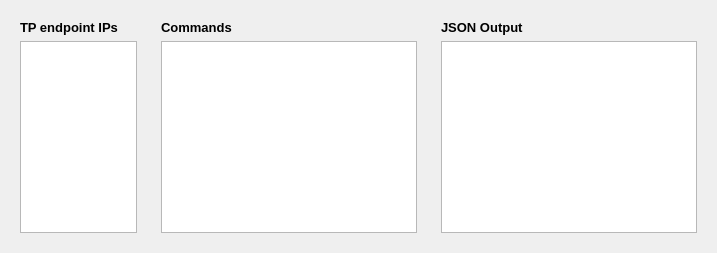
           <widget class="QWidget" name="widget_41" native="true">
            <property name="sizePolicy">
             <sizepolicy hsizetype="Expanding" vsizetype="Preferred">
              <horstretch>0</horstretch>
              <verstretch>0</verstretch>
             </sizepolicy>
            </property>
            <layout class="QHBoxLayout" name="horizontalLayout_28">
             <item>
              <widget class="QWidget" name="widget_43" native="true">
               <property name="maximumSize">
                <size>
                 <width>135</width>
                 <height>16777215</height>
                </size>
               </property>
               <layout class="QVBoxLayout" name="verticalLayout_34">
                <item>
                 <widget class="QLabel" name="label">
                  <property name="font">
                   <font>
                    <family>Segoe UI</family>
                    <pointsize>10</pointsize>
                    <weight>75</weight>
                    <bold>true</bold>
                   </font>
                  </property>
                  <property name="text">
                   <string>TP endpoint IPs</string>
                  </property>
                 </widget>
                </item>
                <item>
                 <widget class="QPlainTextEdit" name="plainTextEdit_tp_ip_list">
                  <property name="sizePolicy">
                   <sizepolicy hsizetype="Fixed" vsizetype="Expanding">
                    <horstretch>0</horstretch>
                    <verstretch>0</verstretch>
                   </sizepolicy>
                  </property>
                  <property name="palette">
                   <palette>
                    <active>
                     <colorrole role="Text">
                      <brush brushstyle="SolidPattern">
                       <color alpha="255">
                        <red>0</red>
                        <green>0</green>
                        <blue>0</blue>
                       </color>
                      </brush>
                     </colorrole>
                     <colorrole role="Base">
                      <brush brushstyle="SolidPattern">
                       <color alpha="255">
                        <red>255</red>
                        <green>255</green>
                        <blue>255</blue>
                       </color>
                      </brush>
                     </colorrole>
                    </active>
                    <inactive>
                     <colorrole role="Text">
                      <brush brushstyle="SolidPattern">
                       <color alpha="255">
                        <red>0</red>
                        <green>0</green>
                        <blue>0</blue>
                       </color>
                      </brush>
                     </colorrole>
                     <colorrole role="Base">
                      <brush brushstyle="SolidPattern">
                       <color alpha="255">
                        <red>255</red>
                        <green>255</green>
                        <blue>255</blue>
                       </color>
                      </brush>
                     </colorrole>
                    </inactive>
                    <disabled>
                     <colorrole role="Text">
                      <brush brushstyle="SolidPattern">
                       <color alpha="255">
                        <red>120</red>
                        <green>120</green>
                        <blue>120</blue>
                       </color>
                      </brush>
                     </colorrole>
                     <colorrole role="Base">
                      <brush brushstyle="SolidPattern">
                       <color alpha="255">
                        <red>240</red>
                        <green>240</green>
                        <blue>240</blue>
                       </color>
                      </brush>
                     </colorrole>
                    </disabled>
                   </palette>
                  </property>
                  <property name="font">
                   <font>
                    <family>Segoe UI</family>
                    <pointsize>10</pointsize>
                   </font>
                  </property>
                  <property name="plainText">
                   <string/>
                  </property>
                 </widget>
                </item>
               </layout>
              </widget>
             </item>
             <item>
              <widget class="QWidget" name="widget_44" native="true">
               <property name="maximumSize">
                <size>
                 <width>16777215</width>
                 <height>16777215</height>
                </size>
               </property>
               <layout class="QVBoxLayout" name="verticalLayout_11">
                <item>
                 <widget class="QLabel" name="label_2">
                  <property name="font">
                   <font>
                    <family>Segoe UI</family>
                    <pointsize>10</pointsize>
                    <weight>75</weight>
                    <bold>true</bold>
                   </font>
                  </property>
                  <property name="text">
                   <string>Commands</string>
                  </property>
                 </widget>
                </item>
                <item>
                 <widget class="QPlainTextEdit" name="plainTextEdit_tp_commands">
                  <property name="sizePolicy">
                   <sizepolicy hsizetype="Expanding" vsizetype="Expanding">
                    <horstretch>0</horstretch>
                    <verstretch>0</verstretch>
                   </sizepolicy>
                  </property>
                  <property name="palette">
                   <palette>
                    <active>
                     <colorrole role="Text">
                      <brush brushstyle="SolidPattern">
                       <color alpha="255">
                        <red>0</red>
                        <green>0</green>
                        <blue>0</blue>
                       </color>
                      </brush>
                     </colorrole>
                     <colorrole role="Base">
                      <brush brushstyle="SolidPattern">
                       <color alpha="255">
                        <red>255</red>
                        <green>255</green>
                        <blue>255</blue>
                       </color>
                      </brush>
                     </colorrole>
                    </active>
                    <inactive>
                     <colorrole role="Text">
                      <brush brushstyle="SolidPattern">
                       <color alpha="255">
                        <red>0</red>
                        <green>0</green>
                        <blue>0</blue>
                       </color>
                      </brush>
                     </colorrole>
                     <colorrole role="Base">
                      <brush brushstyle="SolidPattern">
                       <color alpha="255">
                        <red>255</red>
                        <green>255</green>
                        <blue>255</blue>
                       </color>
                      </brush>
                     </colorrole>
                    </inactive>
                    <disabled>
                     <colorrole role="Text">
                      <brush brushstyle="SolidPattern">
                       <color alpha="255">
                        <red>120</red>
                        <green>120</green>
                        <blue>120</blue>
                       </color>
                      </brush>
                     </colorrole>
                     <colorrole role="Base">
                      <brush brushstyle="SolidPattern">
                       <color alpha="255">
                        <red>240</red>
                        <green>240</green>
                        <blue>240</blue>
                       </color>
                      </brush>
                     </colorrole>
                    </disabled>
                   </palette>
                  </property>
                  <property name="font">
                   <font>
                    <pointsize>10</pointsize>
                   </font>
                  </property>
                  <property name="sizeAdjustPolicy">
                   <enum>QAbstractScrollArea::AdjustIgnored</enum>
                  </property>
                  <property name="plainText">
                   <string/>
                  </property>
                 </widget>
                </item>
               </layout>
              </widget>
             </item>
             <item>
              <widget class="QWidget" name="widget_12" native="true">
               <layout class="QVBoxLayout" name="verticalLayout_16">
                <item>
                 <widget class="QLabel" name="label_4">
                  <property name="font">
                   <font>
                    <family>Segoe UI</family>
                    <pointsize>10</pointsize>
                    <weight>75</weight>
                    <bold>true</bold>
                   </font>
                  </property>
                  <property name="text">
                   <string>JSON Output</string>
                  </property>
                 </widget>
                </item>
                <item>
                 <widget class="QTextEdit" name="textEdit_TP_output">
                  <property name="sizePolicy">
                   <sizepolicy hsizetype="Expanding" vsizetype="Expanding">
                    <horstretch>0</horstretch>
                    <verstretch>0</verstretch>
                   </sizepolicy>
                  </property>
                  <property name="palette">
                   <palette>
                    <active>
                     <colorrole role="Text">
                      <brush brushstyle="SolidPattern">
                       <color alpha="255">
                        <red>0</red>
                        <green>0</green>
                        <blue>0</blue>
                       </color>
                      </brush>
                     </colorrole>
                     <colorrole role="Base">
                      <brush brushstyle="SolidPattern">
                       <color alpha="255">
                        <red>255</red>
                        <green>255</green>
                        <blue>255</blue>
                       </color>
                      </brush>
                     </colorrole>
                    </active>
                    <inactive>
                     <colorrole role="Text">
                      <brush brushstyle="SolidPattern">
                       <color alpha="255">
                        <red>0</red>
                        <green>0</green>
                        <blue>0</blue>
                       </color>
                      </brush>
                     </colorrole>
                     <colorrole role="Base">
                      <brush brushstyle="SolidPattern">
                       <color alpha="255">
                        <red>255</red>
                        <green>255</green>
                        <blue>255</blue>
                       </color>
                      </brush>
                     </colorrole>
                    </inactive>
                    <disabled>
                     <colorrole role="Text">
                      <brush brushstyle="SolidPattern">
                       <color alpha="255">
                        <red>120</red>
                        <green>120</green>
                        <blue>120</blue>
                       </color>
                      </brush>
                     </colorrole>
                     <colorrole role="Base">
                      <brush brushstyle="SolidPattern">
                       <color alpha="255">
                        <red>240</red>
                        <green>240</green>
                        <blue>240</blue>
                       </color>
                      </brush>
                     </colorrole>
                    </disabled>
                   </palette>
                  </property>
                  <property name="font">
                   <font>
                    <pointsize>10</pointsize>
                   </font>
                  </property>
                  <property name="readOnly">
                   <bool>true</bool>
                  </property>
                  <property name="html">
                   <string>&lt;!DOCTYPE HTML PUBLIC &quot;-//W3C//DTD HTML 4.0//EN&quot; &quot;http://www.w3.org/TR/REC-html40/strict.dtd&quot;&gt;
&lt;html&gt;&lt;head&gt;&lt;meta name=&quot;qrichtext&quot; content=&quot;1&quot; /&gt;&lt;style type=&quot;text/css&quot;&gt;
p, li { white-space: pre-wrap; }
&lt;/style&gt;&lt;/head&gt;&lt;body style=&quot; font-family:'Segoe UI'; font-size:10pt; font-weight:400; font-style:normal;&quot;&gt;
&lt;p style=&quot;-qt-paragraph-type:empty; margin-top:0px; margin-bottom:0px; margin-left:0px; margin-right:0px; -qt-block-indent:0; text-indent:0px;&quot;&gt;&lt;br /&gt;&lt;/p&gt;&lt;/body&gt;&lt;/html&gt;</string>
                  </property>
                 </widget>
                </item>
               </layout>
              </widget>
             </item>
            </layout>
           </widget>
